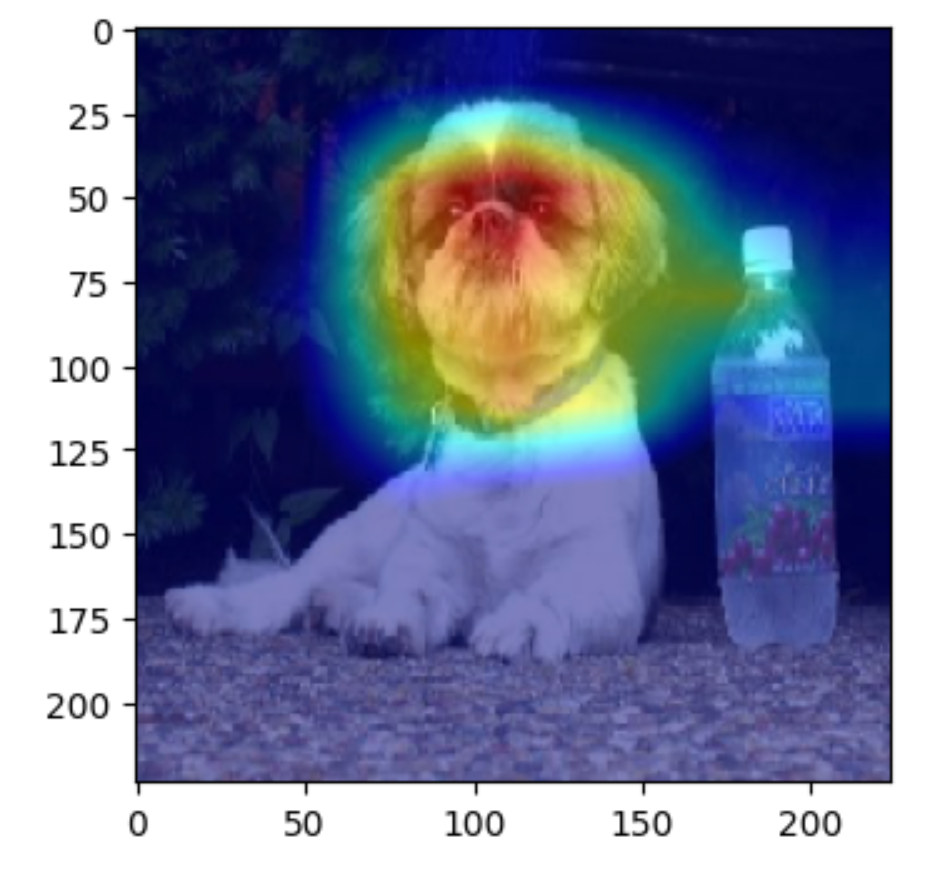

Python code for this plot:
import cv2
import numpy as np
from PIL import Image
import tensorflow as tf
import tensorflow.keras as K
import matplotlib.pyplot as plt
from skimage.transform import resize
from tensorflow.keras.models import Model


def VizGradCAM(model, image, interpolant=0.5, plot_results=True):
    """VizGradCAM - Displays GradCAM based on Keras / TensorFlow models
    using the gradients from the last convolutional layer. This function
    should work with all Keras Application listed here:
    https://keras.io/api/applications/

    Parameters:
    model (keras.model): Compiled Model with Weights Loaded
    image: Image to Perform Inference On
    plot_results (boolean): True - Function Plots using PLT
                            False - Returns Heatmap Array

    Returns:
    Heatmap Array?
    """
    # Sanity Check
    assert (
        interpolant > 0 and interpolant < 1
    ), "Heatmap Interpolation Must Be Between 0 - 1"

    last_conv_layer = next(
        x for x in model.layers[::-1] if isinstance(x, K.layers.Conv2D)
    )
    target_layer = model.get_layer(last_conv_layer.name)

    original_img = image
    img = np.expand_dims(original_img, axis=0)
    prediction = model.predict(img)

    # Obtain Prediction Index
    prediction_idx = np.argmax(prediction)

    # Compute Gradient of Top Predicted Class
    with tf.GradientTape() as tape:
        gradient_model = Model([model.inputs], [target_layer.output, model.output])
        conv2d_out, prediction = gradient_model(img)
        # Obtain the Prediction Loss
        loss = prediction[:, prediction_idx]

    # Gradient() computes the gradient using operations recorded
    # in context of this tape
    gradients = tape.gradient(loss, conv2d_out)

    # Obtain the Output from Shape [1 x H x W x CHANNEL] -> [H x W x CHANNEL]
    output = conv2d_out[0]

    # Obtain Depthwise Mean
    weights = tf.reduce_mean(gradients[0], axis=(0, 1))

    # Create a 7x7 Map for Aggregation
    activation_map = np.zeros(output.shape[0:2], dtype=np.float32)

    # Multiply Weights with Every Layer
    for idx, weight in enumerate(weights):
        activation_map += weight * output[:, :, idx]

    # Resize to Size of Image
    activation_map = cv2.resize(
        activation_map.numpy(), (original_img.shape[1], original_img.shape[0])
    )

    # Ensure No Negative Numbers
    activation_map = np.maximum(activation_map, 0)

    # Convert Class Activation Map to 0 - 255
    activation_map = (activation_map - activation_map.min()) / (
        activation_map.max() - activation_map.min()
    )
    activation_map = np.uint8(255 * activation_map)

    # Convert to Heatmap
    heatmap = cv2.applyColorMap(activation_map, cv2.COLORMAP_JET)

    # Superimpose Heatmap on Image Data
    original_img = np.uint8(
        (original_img - original_img.min())
        / (original_img.max() - original_img.min())
        * 255
    )

    cvt_heatmap = cv2.cvtColor(heatmap, cv2.COLOR_BGR2RGB)

    # Enlarge Plot
    plt.rcParams["figure.dpi"] = 100

    if plot_results == True:
        plt.imshow(
            np.uint8(original_img * interpolant + cvt_heatmap * (1 - interpolant))
        )
    else:
        return cvt_heatmap


if __name__ == '__main__':
    
    # Load Your Favourite Image
    test_img = tf.keras.utils.img_to_array(tf.keras.utils.load_img("Imagewoof_all/n02086240/n02086240_994.JPEG" , target_size=(224,224)))

    # Use The Function - Boom!
    VizGradCAM(tf.keras.applications.ResNet50(weights='imagenet'), test_img)
